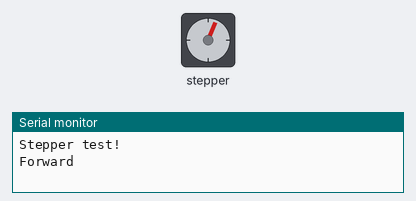
The sketch below on a simulated Arduino Uno, built with avr-gcc and run on an emulated ATmega328P. Parts: stepper motor, the last lines printed to the serial monitor. Stepper angles assume 200 steps per turn.

Above: at 0.05 s.
At 0.75 s:
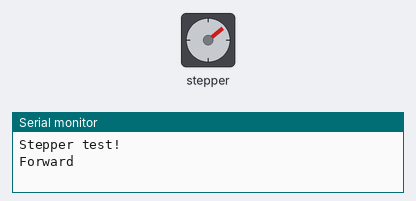
At 1.5 s:
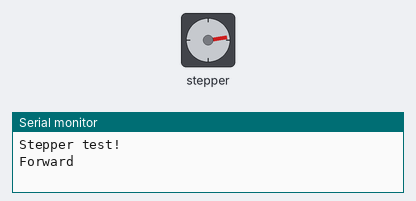
At 2.95 s:
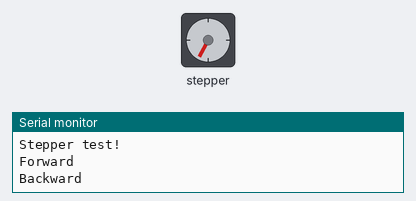
Timing chart, 0 to 7.0 s (numbered marks = the images above):
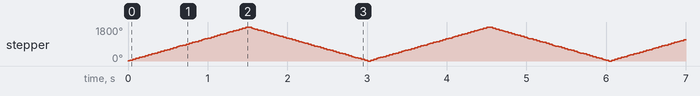

The sketch:

stepper-test.ino
```cpp
#include <Stepper.h>

// change this to the number of steps on your motor
#define STEPS 200

// create an instance of the stepper class, specifying
// the number of steps of the motor and the pins it's
// attached to
Stepper stepper(STEPS, 4, 5, 6, 7);


void setup()
{
  Serial.begin(9600);
  Serial.println("Stepper test!");
  // set the speed of the motor to 30 RPMs
  stepper.setSpeed(200);
}

void loop()
{
  Serial.println("Forward");
  stepper.step(1000);
  Serial.println("Backward");
  stepper.step(-1000);
}
```

Measured:
- by itself, stepper: turns 1778° clockwise in 1.5 s, then 1778° counter-clockwise in 1.5 s, repeating every 3.0 s
